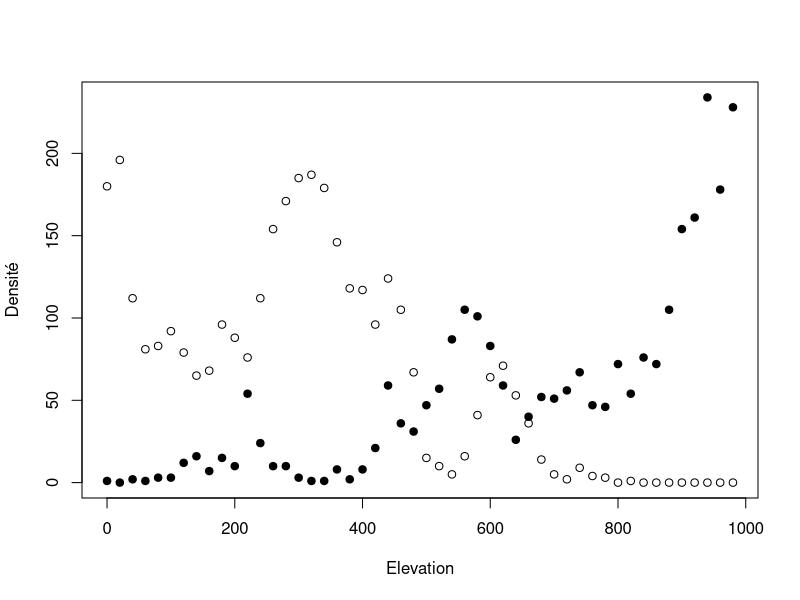
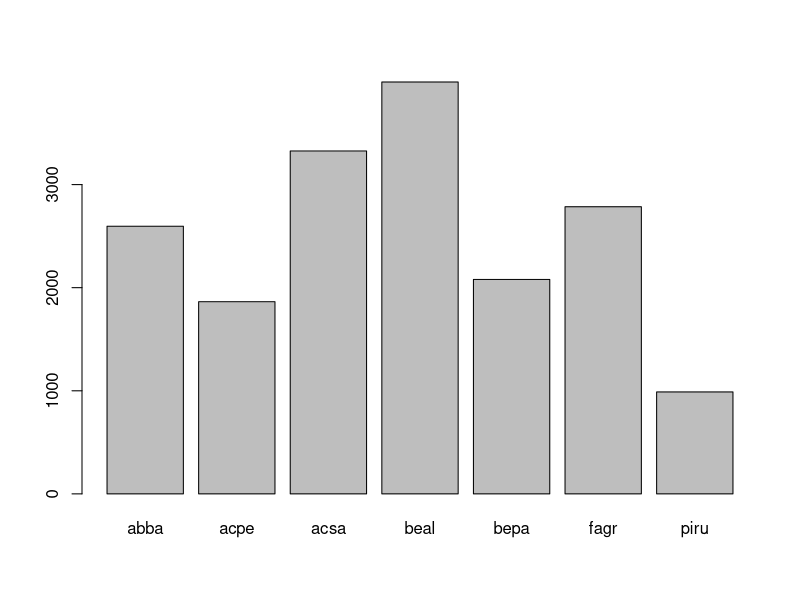
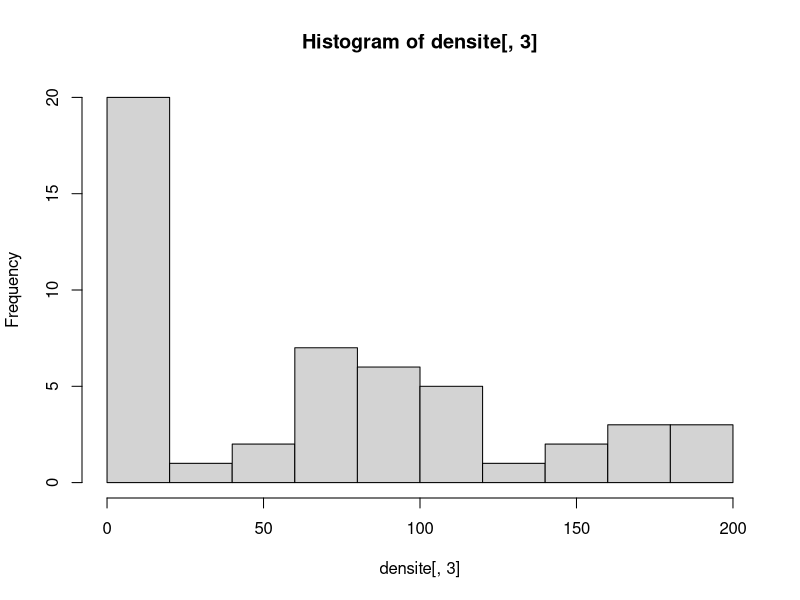
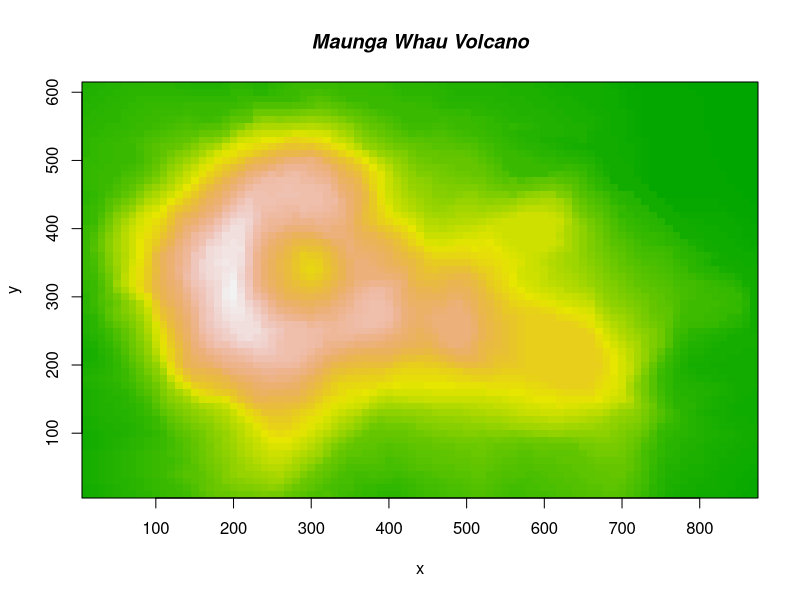
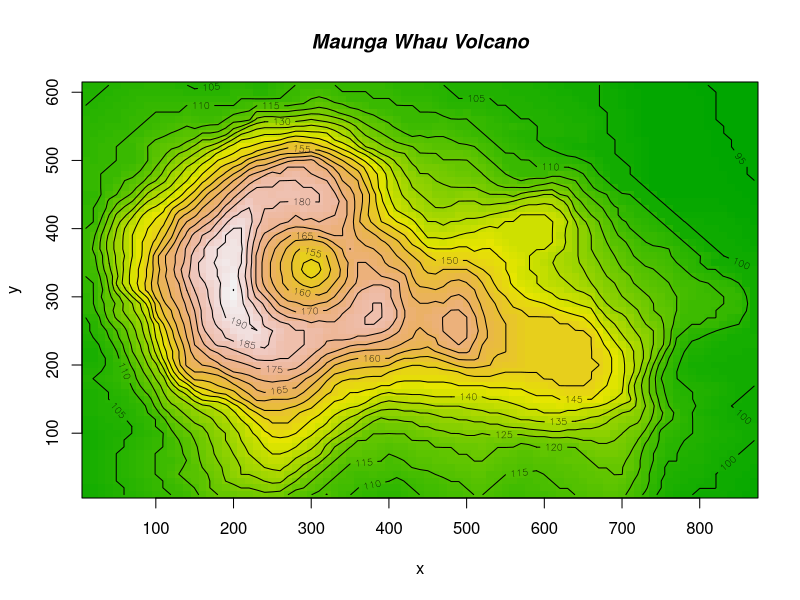
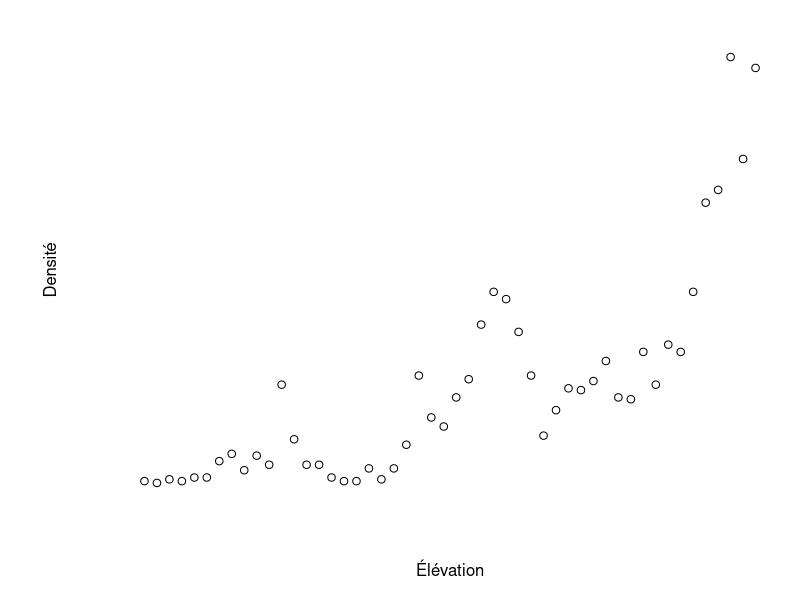
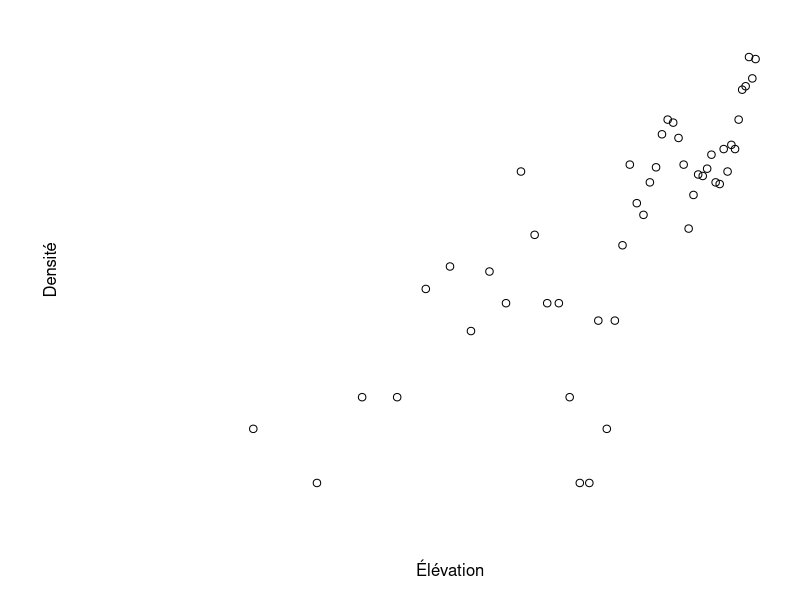
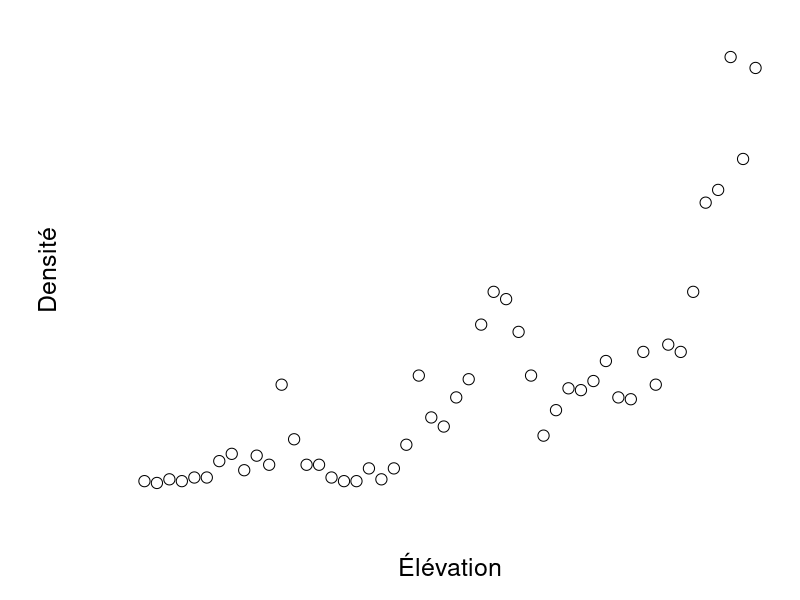

Here is the R script that generated these plots, in order:
## ---- chunk 1
arbres  <- read.csv2("donnees/arbres.csv")
densite <- table(arbres[,c(3,5)])
elevation <- as.numeric(row.names(densite))
plot(elevation, densite[,1], pch = 19, xlab = "Elevation", ylab = "Densité")
points(elevation, densite[,3])
## ---- chunk 2
arbres  <- read.csv2("donnees/arbres.csv")
n_tot <- table(arbres$esp)
barplot(n_tot)
## ---- chunk 3
hist(densite[,3])
## ---- chunk 4
x <- 10*(1:nrow(volcano))
y <- 10*(1:ncol(volcano))
image(x, y, volcano, col = terrain.colors(100), axes = FALSE)
axis(1, at = seq(100, 800, by = 100))
axis(2, at = seq(100, 600, by = 100))
box()
title(main = "Maunga Whau Volcano", font.main = 4)
## ---- chunk 5
x <- 10*(1:nrow(volcano))
y <- 10*(1:ncol(volcano))
image(x, y, volcano, col = terrain.colors(100), axes = FALSE)
axis(1, at = seq(100, 800, by = 100))
axis(2, at = seq(100, 600, by = 100))
box()
title(main = "Maunga Whau Volcano", font.main = 4)
contour(x, y, volcano, levels = seq(90, 200, by = 5),
add = TRUE, col = "black")
## ---- chunk 6
dev.new(width = 10, height = 7)
## ---- chunk 7
par(mar = c(5,6,2,1))
## ---- chunk 8
arbres <- read.csv2("donnees/arbres.csv")
densite <- table(arbres[,c(3,5)])
elevation <- as.numeric(row.names(densite))
plot(elevation, densite[,1], axes = FALSE, xlab = "Élévation", ylab = "Densité")
## ---- chunk 9
plot(elevation, densite[,1], axes = FALSE, xlab = "Élévation", ylab = "Densité", log = "xy")
## ---- chunk 10
plot(elevation, densite[,1], axes = FALSE, xlab = "Élévation", ylab = "Densité", cex.lab = 1.5, cex.axis = 1.25, cex = 1.5)
## ---- chunk 11
plot(elevation, densite[,1], axes = FALSE,
      xlab = "Élévation", ylab = "Densité",
      cex.lab = 1.5, cex.axis = 1.25, cex = 1.5)
axis(1, seq(0,1000,100))
axis(2)
## ---- chunk 12
plot(elevation, densite[,1], axes = FALSE,
      xlab = "Élévation", ylab = "Densité",
      cex.lab = 1.5, cex.axis = 1.25, cex = 1.5)
axis(1, seq(0,1000,100))
axis(2)
title(main = "Densité au long du gradient d'élévation")
## ---- chunk 13
plot(elevation, densite[,1], axes = FALSE,
      xlab = "Élévation", ylab = "Densité",
      cex.lab = 1.5, cex.axis = 1.25, cex = 1.5)
axis(1, seq(0,1000,100))
axis(2)
title(main = "Densité au long du gradient d'élévation")
points(elevation, densite[,3], pch = 19, cex = 1.5)
## ---- chunk 14
plot(elevation, densite[,1], axes = FALSE,
      xlab = "Élévation", ylab = "Densité",
      cex.lab = 1.5, cex.axis = 1.25, cex = 1.5)
axis(1, seq(0,1000,100))
axis(2)
title(main = "Densité au long du gradient d'élévation")
points(elevation, densite[,3], pch = 19, cex = 1.5)
lines(elevation, densite[,1], lty = 1, lwd = 1.5)
lines(elevation, densite[,3], lty = 3, lwd = 1.5)
## ---- chunk 15
model = lm(densite[,3]~elevation)
summary(model)
## ---- chunk 16
plot(elevation, densite[,1], axes = FALSE,
      xlab = "Élévation", ylab = "Densité",
      cex.lab = 1.5, cex.axis = 1.25, cex = 1.5)
axis(1, seq(0,1000,100))
axis(2)
title(main = "Densité au long du gradient d'élévation")
points(elevation, densite[,3], pch = 19, cex = 1.5)
lines(elevation, densite[,1], lty = 1, lwd = 1.5)
lines(elevation, densite[,3], lty = 3, lwd = 1.5)
model = lm(densite[,3]~elevation)
abline(model, col = "darkred")
## ---- chunk 17
plot(elevation, densite[,1], axes = FALSE,
      xlab = "Élévation", ylab = "Densité",
      cex.lab = 1.5, cex.axis = 1.25, cex = 1.5)
axis(1, seq(0,1000,100))
axis(2)
title(main = "Densité au long du gradient d'élévation")
points(elevation, densite[,3], pch = 19, cex = 1.5)
lines(elevation, densite[,1], lty = 1, lwd = 1.5)
lines(elevation, densite[,3], lty = 3, lwd = 1.5)
legend("top", bty = "n", pch = c(19,1), lty = 1, legend = c("Érable à sucre", "Sapin baumier"), cex = 1.5)
## ---- chunk 18
plot(elevation, densite[,1], axes = FALSE,
      xlab = "Élévation", ylab = "Densité",
      cex.lab = 1.5, cex.axis = 1.25, cex = 1.5)
axis(1, seq(0,1000,100))
axis(2)
title(main = "Densité au long du gradient d'élévation")
points(elevation, densite[,3], pch = 19, cex = 1.5)
lines(elevation, densite[,1], lty = 1, lwd = 1.5)
lines(elevation, densite[,3], lty = 3, lwd = 1.5)
legend("top", bty = "n", pch = c(19,1), lty = 1, legend = c("Érable à sucre", "Sapin baumier"), cex = 1.5)
r2 <- round(summary(model)$r.squared, 2)
text(x = 875, y = 25, paste("R2=",r2), cex = 1.5)
## ---- chunk 19
arbres  <- read.csv2("donnees/arbres.csv")
densite <- table(arbres[,c(3,5)])
elevation <- as.numeric(row.names(densite))
plot(elevation, densite[,1], pch = 19,
  xlab = "Elevation", ylab = "Densité")
points(elevation, densite[,3])
## ---- chunk 20
arbres  <- read.csv2("donnees/arbres.csv")
n_tot <- table(arbres$esp)
barplot(n_tot)
## ---- chunk 21
hist(densite[,3])
## ---- chunk 22
x <- 10*(1:nrow(volcano))
y <- 10*(1:ncol(volcano))

image(x, y, volcano,
  col = terrain.colors(100), axes = FALSE)

axis(1, at = seq(100, 800, by = 100))
axis(2, at = seq(100, 600, by = 100))
box()

title(main = "Maunga Whau Volcano", font.main = 4)
## ---- chunk 23
x <- 10*(1:nrow(volcano))
y <- 10*(1:ncol(volcano))

image(x, y, volcano,
  col = terrain.colors(100), axes = FALSE)

axis(1, at = seq(100, 800, by = 100))
axis(2, at = seq(100, 600, by = 100))
box()

title(main = "Maunga Whau Volcano", font.main = 4)

contour(x, y, volcano,
  levels = seq(90, 200, by = 5),
  add = TRUE, col = "black")
## ---- chunk 24
library(igraph)
C <- 0.1
S <- 15
L <- matrix(0, nr = S, nc = S)
L[runif(S*S) < C] = 1
sum(L)
g <- graph.adjacency(L)
## ---- chunk 25
plot(g)
## ---- chunk 26
plot(g, vertex.label=NA, edge.arrow.mode = 0, vertex.frame.color = NA)
## ---- chunk 27
# Calculer le degré
deg <- apply(L, 2, sum) + apply(L, 1, sum)

# Le rang pour chaque noeud
rk <- rank(deg)

# Faire un code de couleur
col.vec <- heat.colors(S)

# Attribuer aux noeuds la couleur
V(g)$color = col.vec[rk]

# Refaire la figure
plot(g, vertex.label=NA, edge.arrow.mode = 0, vertex.frame.color = NA)
## ---- chunk 28
# Faire un code de ctaille
col.vec <- seq(10, 25, length.out = S)

# Attribuer aux noeuds la couleur
V(g)$size = col.vec[rk]

# Refaire la figure
plot(g, vertex.label=NA, edge.arrow.mode = 0, vertex.frame.color = NA)
## ---- chunk 29
plot(g, vertex.label=NA, edge.arrow.mode = 0, vertex.frame.color = NA, layout = layout.circle(g))
## ---- chunk 30
plot(g, vertex.label=NA, edge.arrow.mode = 0, vertex.frame.color = NA, layout = layout.circle(g))
## ---- chunk 31
plot(g, vertex.label=NA, edge.arrow.mode = 0, vertex.frame.color = NA, layout = layout.kamada.kawai(g))
## ---- chunk 32
wtc = walktrap.community(g)
modularity(wtc)
## ---- chunk 33
distances(g)
## ---- chunk 34
eigen_centrality(g)$vector
## ---- chunk 35
data(iris)
class(iris)
head(iris)
## ---- chunk 36
library(knitr)
iris_tex <- kable(iris,format="latex")
writeLines(iris_tex, con = "./donnees/iris.tex", sep = "\n", useBytes = FALSE)
